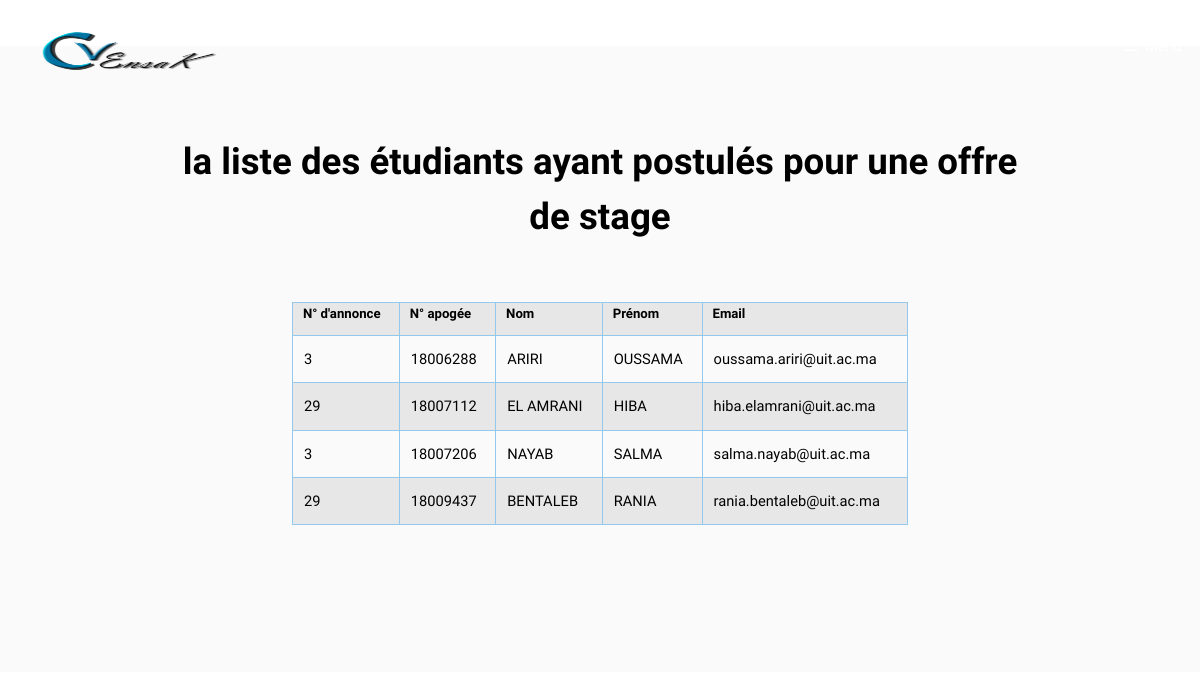
Page /projetweb/afficher_demande.php on the committed database.
### tables this page shows
CREATE TABLE IF NOT EXISTS `demande` (
  `id_demande` int(50) NOT NULL AUTO_INCREMENT,
  `id_annonce_demande` int(50) NOT NULL,
  `apogee_demande` int(50) NOT NULL,
  PRIMARY KEY (`id_demande`),
  KEY `id_annonce` (`apogee_demande`,`id_annonce_demande`)
);

CREATE TABLE IF NOT EXISTS `etudiant` (
  `apogee` int(50) NOT NULL,
  `nom` varchar(120) NOT NULL,
  `prenom` varchar(100) NOT NULL,
  `email` varchar(110) NOT NULL,
  `id_cv` int(11) NOT NULL AUTO_INCREMENT,
  PRIMARY KEY (`apogee`),
  KEY `id_cv` (`id_cv`)
);

### projetweb/afficher_demande.php (the view, shortened to what this page needs)
<!DOCTYPE HTML>
<html>
	<head>
		<link rel="stylesheet" href="assets/css/main.css" />
	</head>
	<body class="subpage">
			<header id="header" class="alt">
				<div class="logo"><a href="index1.php"><img src="images/logo.png" width="200" height="75" ></a></div>
				<a href="#menu">Menu</a>
			</header>
			<div id="main">
					<section class="wrapper style1">
						<div class="inner">
							<header class="align-center">
								<h2 >la liste des étudiants ayant postulés pour une offre de stage</h2>
							</header>
							<div id="tbl">
	<table border="1" cellspacing="0" cellpadding="1">
		<tr>
			<th>N° d'annonce </th>
			<th>N° apogée</th>
			<th>Nom</th>
			<th>Prénom</th>
			<th>Email</th>
		</tr>
			<?php
			    include("connexion.php");
				$sql="SELECT  demande.id_annonce_demande,demande.apogee_demande,etudiant.apogee,etudiant.nom,etudiant.prenom,etudiant.email,etudiant.id_cv  from demande,etudiant where demande.apogee_demande=etudiant.apogee ";
				$result=mysqli_query($link,$sql);
				while($row=mysqli_fetch_assoc($result))
				{
					$id_annonce_demande=$row['id_annonce_demande'];
					$apogee_demande=$row['apogee_demande'];
					$apogee_etudiant=$row['apogee'];
					$nom=$row['nom'];
					$prenom=$row['prenom'];
					$id_cv=$row['id_cv'];
					$email=$row['email'];
					if( $id_annonce_demande!="" && $apogee_etudiant!="" && $apogee_demande!="" && $nom!="" && $prenom!=""  && $email!="" && $id_cv!=""){
					echo"<tr>
						<td> $id_annonce_demande</td>
						<td> $apogee_demande</td>
						<td> $nom</td>
						<td> $prenom</td>
						<td>$email</td>
						</tr>";
					}
				}
			?>
	</table>
</div>
						</div>
					</section>
			</div>
	</body>
	</html>

### projetweb/assets/css/main.css (style rules this page uses)
html, body, div, span, applet, object, iframe, h1, h2, h3, h4, h5, h6, p, blockquote, pre, a, abbr, acronym, address, big, cite, code, del, dfn, em, img, ins, kbd, q, s, samp, small, strike, strong, sub, sup, tt, var, b, u, i, center, dl, dt, dd, ol, ul, li, fieldset, form, label, legend, table, caption, tbody, tfoot, thead, tr, th, td, article, aside, canvas, details, embed, figure, figcaption, footer, header, hgroup, menu, nav, output, ruby, section, summary, time, mark, audio, video { margin: 0; padding: 0; border: 0; font-size: 100%; font: inherit; vertical-align: baseline; }
article, aside, details, figcaption, figure, footer, header, hgroup, menu, nav, section { display: block; }
body { line-height: 1; }
table { border-collapse: collapse; border-spacing: 0; }
body { -webkit-text-size-adjust: none; }
*, *:before, *:after { -moz-box-sizing: border-box; -webkit-box-sizing: border-box; box-sizing: border-box; }
body { -ms-overflow-style: scrollbar; }
body { background: blue; }
body { background-color: #fff; color: #999999; }
body, input, select, textarea { font-family: "Scope One", serif; font-size: 13pt; font-weight: 300; line-height: 1.65; }
@media screen and (max-width: 1680px) { body, input, select, textarea { font-size: 11pt; } }
@media screen and (max-width: 1280px) { body, input, select, textarea { font-size: 11pt; } }
a { -moz-transition: color 0.2s ease-in-out; -webkit-transition: color 0.2s ease-in-out; -ms-transition: color 0.2s ease-in-out; transition: color 0.2s ease-in-out; text-decoration: none; }
h1, h2, h3, h4, h5, h6 { font-weight: 700; line-height: 1.5; margin: 0 0 1em 0; }
h2 { font-size: 2.5em; }
.align-center { text-align: center; }
a { color: #999999; }
h1, h2, h3, h4, h5, h6 { color: #000; }
table { margin: 0 0 2em 0; width: 100%; }
table tbody tr { border: solid 1px; border-left: 0; border-right: 0; }
table td { padding: 0.75em 0.75em; }
table th { font-size: 0.9em; font-weight: 700; padding: 0 0.75em 0.75em 0.75em; text-align: left; }
table tbody tr { border-color: rgba(0, 0, 0, 0.1); }
table tbody tr:nth-child(2n + 1) { background-color: rgba(0, 0, 0, 0.075); }
table th { color: #000; }
.wrapper { padding: 6em 0 4em 0; position: relative; }
.wrapper .inner { margin: 0 auto; width: 80em; position: relative; z-index: 99; }
.wrapper header { margin-bottom: 4em; }
.wrapper.style1 { background-color: #fafafa; color: #999999; }
.wrapper.style1 h1, .wrapper.style1 h2, .wrapper.style1 h3, .wrapper.style1 h4, .wrapper.style1 h5, .wrapper.style1 h6 { color: #000; }
.wrapper.style1 table tbody tr { border-color: rgba(0, 0, 0, 0.15); }
.wrapper.style1 table tbody tr:nth-child(2n + 1) { background-color: rgba(0, 0, 0, 0.075); }
.wrapper.style1 table th { color: #000; }
@media screen and (max-width: 1280px) { .wrapper > .inner { width: 60em; } }
body.subpage { padding-top: 3.125em; }
#header { background: rgba(0, 0, 0, 0.75); color: #aed6f1; cursor: default; height: 3.25em; left: 0; line-height: 3.25em; position: fixed; text-align: right; top: 0; width: 100%; z-index: 10001; }
#header > .logo { display: inline-block; height: inherit; left: 1.25em; line-height: inherit; margin: 0; padding: 0; position: absolute; top: 0; }
#header > .logo a { font-size: 1.25em; color: #3498db; }
#header > a { -moz-transition: color 0.2s ease-in-out; -webkit-transition: color 0.2s ease-in-out; -ms-transition: color 0.2s ease-in-out; transition: color 0.2s ease-in-out; display: inline-block; padding: 0 0.75em; color: inherit; text-decoration: none; color: #FFF; }
#header > a[href="#menu"] { text-decoration: none; -webkit-tap-highlight-color: transparent; }
#header > a[href="#menu"]:before { content: ""; -moz-osx-font-smoothing: grayscale; -webkit-font-smoothing: antialiased; font-family: FontAwesome; font-style: normal; font-weight: normal; text-transform: none !important; }
#header > a[href="#menu"]:before { margin: 0 0.5em 0 0; }
#header > a:last-child { padding-right: 1.25em; }
#header.alt { -moz-animation: none; -webkit-animation: none; -ms-animation: none; animation: none; background-color: transparent; box-shadow: none; overflow: hidden; position: absolute; top: 1.5em; }

### projetweb/afficher_demande.php (style rules this page uses)
td { border: .5px solid #92c9ed; color:black; }
th { border: .5px solid #92c9ed; }
table { border:.5px solid #92c9ed; width: 70%; margin: auto; margin-bottom: 10%; }

### rows in the picture
demande: id_annonce_demande "3", apogee_demande "18006288", etudiant.nom "ARIRI", etudiant.prenom "OUSSAMA", etudiant.email "oussama.ariri@uit.ac.ma"
demande: id_annonce_demande "29", apogee_demande "18007112", etudiant.nom "EL AMRANI", etudiant.prenom "HIBA", etudiant.email "hiba.elamrani@uit.ac.ma"
demande: id_annonce_demande "3", apogee_demande "18007206", etudiant.nom "NAYAB", etudiant.prenom "SALMA", etudiant.email "salma.nayab@uit.ac.ma"
demande: id_annonce_demande "29", apogee_demande "18009437", etudiant.nom "BENTALEB", etudiant.prenom "RANIA", etudiant.email "rania.bentaleb@uit.ac.ma"
